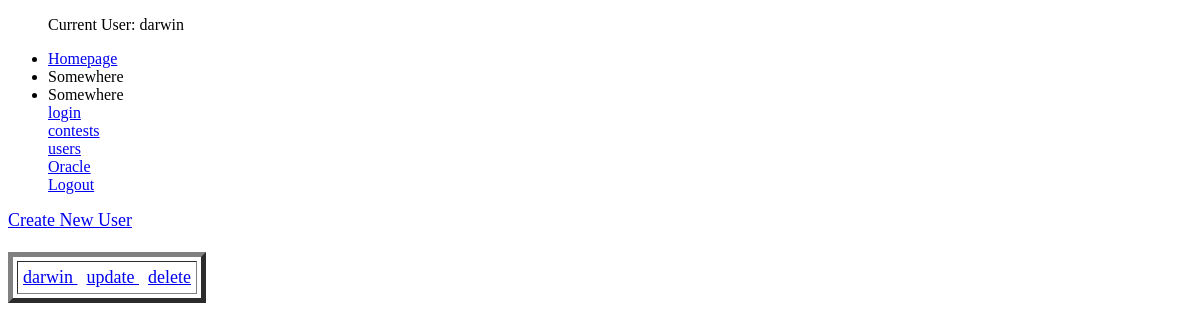
The page /users/ (signed in) on the database as committed earlier.
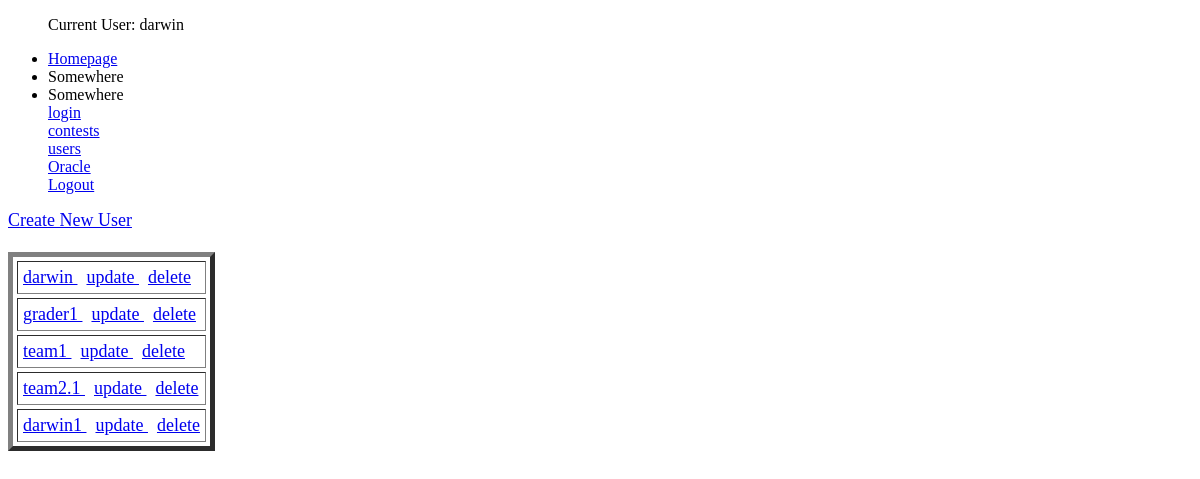
The same page on the database as committed later.
### users/models.py (models this page shows, shortened)
class CustomUser(AbstractBaseUser):
    userName        = models.CharField(max_length = 30, unique = True)
    userType        = models.CharField(max_length=20,
                                    choices = user_choices,
                                    default = user_choices[1])
    participatingIn  = models.ManyToManyField(Contest, blank = True)
    date_joined     = models.DateTimeField(blank = True, null = True)
    last_login      = models.DateTimeField(blank = True, null = True)
    admin        = models.BooleanField(default = False)
    active       = models.BooleanField(default = True)
    staff        = models.BooleanField(default = False)
    is_superuser    = models.BooleanField(default = False)
    USERNAME_FIELD = 'userName'
    REQUIRED_FIELDS = ['userType', 'password']
    objects = MyAccountManager()
    def get_absolute_url(self):
        return reverse("users:user-detail", kwargs = {"id": self.id})

### users/views.py (the view)
# urls.py: path('', login_required(UserListView.as_view()), name = 'user-list'),
class UserListView(ListView):
    template_name = 'users/user_list.html'
    @method_decorator(login_required)
    def dispatch(self, *args, **kwargs):
        return super().dispatch(*args, **kwargs)
    queryset = CustomUser.objects.all()

### users/templates/users/user_list.html
{% extends 'base.html' %}
{% block content %}
<font size = 4>
    <a href = '{{ instance.get_absolute_url }}create/'> Create New User</a>
    <br><br>
    <table border = 5 cellpadding = 5 cellspacing = 4>
{% for instance in object_list %}
<tr>
<td>
    <a href = '{{instance.get_absolute_url }}' >
        {{ instance.userName}}
    </a>
    &nbsp; <a href = '{{instance.get_absolute_url }}update' > update </a>
    &nbsp; <a href = '{{instance.get_absolute_url }}delete' > delete </a>
</td>
</tr>
{% endfor %}
</table>
</font>
{% endblock %}

### contest/templates/navbar.html
<nav>
    <div id = "menu">
        <ul>
            <div>
                <p>
                    {% if request.user.userName != None and request.user.userName != "" %}
                        Current User: {{ request.user.userName }}
                    {% else %}
                        Current User: No User Logged In
                    {% endif %}
                </p>
            </div>
            <li><a href="{% url 'account:account-view' %}"> Homepage</a></li>
            <li>Somewhere</li>
            <li>Somewhere</li>
            <a href="{% url 'login:login-page' %}"> login </a> </br>
            <a href="{% url 'contests:contest-list' %}"> contests </a> </br>
            <a href="{% url 'users:user-list' %}"> users </a> </br>
            <a href="{% url 'oracle:posts-list' %}"> Oracle </a> </br>
            <a href="{% url 'login:logout-page' %}"> Logout </a> </br>
        </ul>
    </div>
</nav>

Rows that differ between the two databases and show on the page:
added CustomUser: userName "grader1"
added CustomUser: userName "team1"
added CustomUser: userName "team2.1"
added CustomUser: userName "darwin1"
